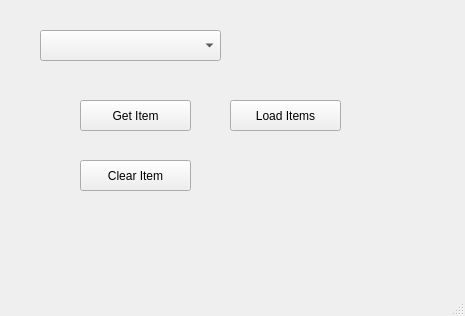
<?xml version="1.0" encoding="UTF-8"?>
<ui version="4.0">
 <class>MainWindow</class>
 <widget class="QMainWindow" name="MainWindow">
  <property name="geometry">
   <rect>
    <x>0</x>
    <y>0</y>
    <width>465</width>
    <height>316</height>
   </rect>
  </property>
  <property name="windowTitle">
   <string>MainWindow</string>
  </property>
  <widget class="QWidget" name="centralwidget">
   <widget class="QComboBox" name="cbSehirler">
    <property name="geometry">
     <rect>
      <x>40</x>
      <y>30</y>
      <width>181</width>
      <height>31</height>
     </rect>
    </property>
    <property name="font">
     <font>
      <pointsize>9</pointsize>
     </font>
    </property>
   </widget>
   <widget class="QLabel" name="lblResult">
    <property name="geometry">
     <rect>
      <x>250</x>
      <y>40</y>
      <width>161</width>
      <height>21</height>
     </rect>
    </property>
    <property name="font">
     <font>
      <pointsize>9</pointsize>
     </font>
    </property>
    <property name="text">
     <string/>
    </property>
   </widget>
   <widget class="QPushButton" name="btnGetItem">
    <property name="geometry">
     <rect>
      <x>80</x>
      <y>100</y>
      <width>111</width>
      <height>31</height>
     </rect>
    </property>
    <property name="font">
     <font>
      <pointsize>9</pointsize>
     </font>
    </property>
    <property name="text">
     <string>Get Item</string>
    </property>
   </widget>
   <widget class="QPushButton" name="btnLoadItem">
    <property name="geometry">
     <rect>
      <x>230</x>
      <y>100</y>
      <width>111</width>
      <height>31</height>
     </rect>
    </property>
    <property name="font">
     <font>
      <pointsize>9</pointsize>
     </font>
    </property>
    <property name="text">
     <string>Load Items</string>
    </property>
   </widget>
   <widget class="QPushButton" name="btnClearItem">
    <property name="geometry">
     <rect>
      <x>80</x>
      <y>160</y>
      <width>111</width>
      <height>31</height>
     </rect>
    </property>
    <property name="font">
     <font>
      <pointsize>9</pointsize>
     </font>
    </property>
    <property name="text">
     <string>Clear Item</string>
    </property>
   </widget>
  </widget>
  <widget class="QMenuBar" name="menubar">
   <property name="geometry">
    <rect>
     <x>0</x>
     <y>0</y>
     <width>465</width>
     <height>26</height>
    </rect>
   </property>
  </widget>
  <widget class="QStatusBar" name="statusbar"/>
 </widget>
 <resources/>
 <connections/>
</ui>
